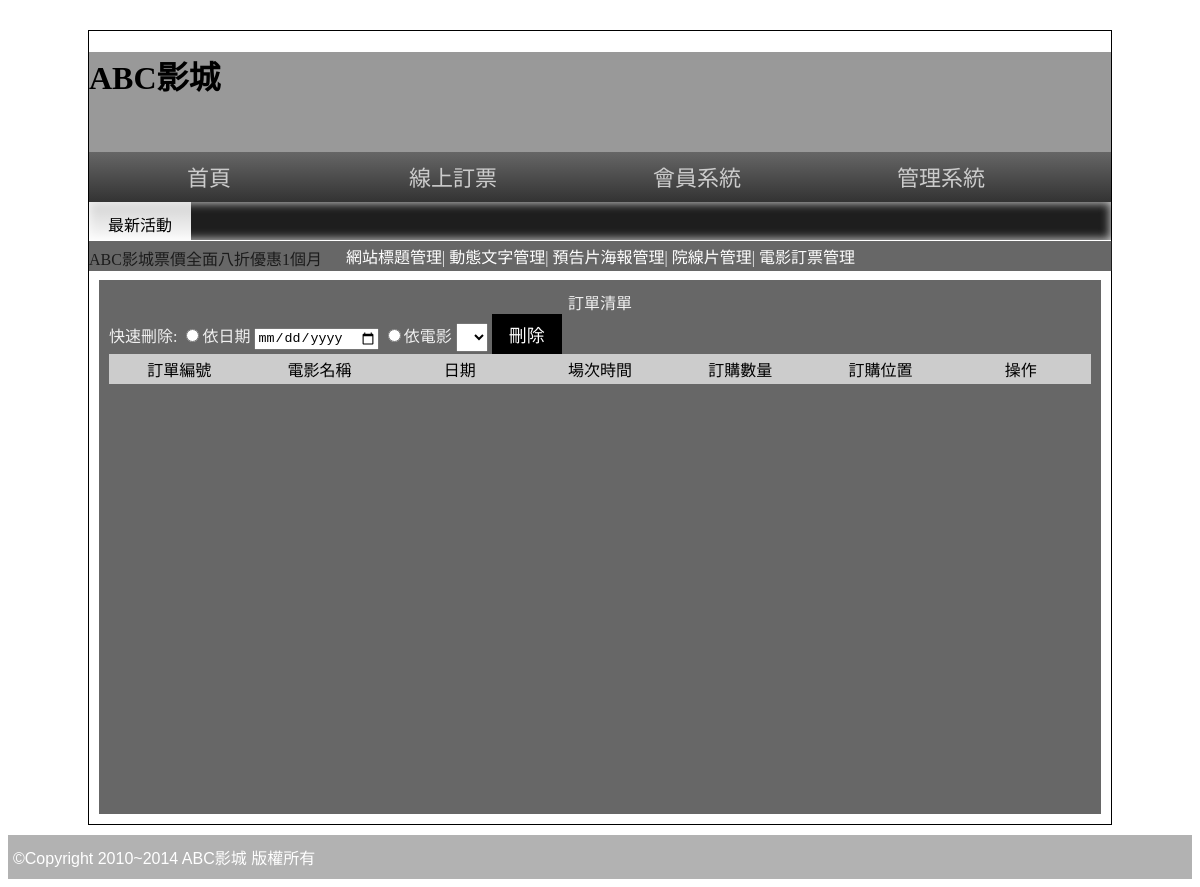
The page /backend.php?do=order (signed in) on the database as committed earlier.
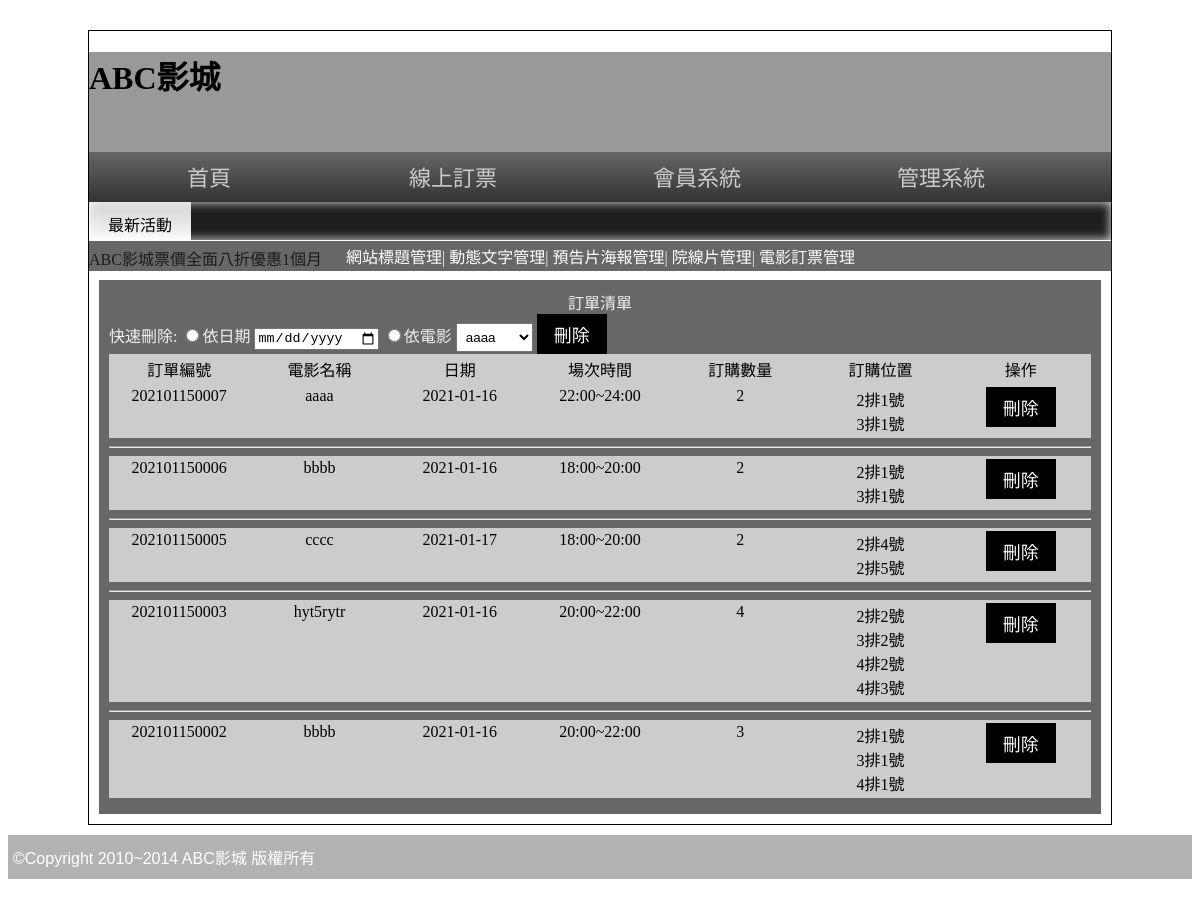
The same page on the database as committed later.
### tables this page shows
CREATE TABLE `orders` (
  `id` int(11) UNSIGNED NOT NULL,
  `num` varchar(12) NOT NULL,
  `movie` text NOT NULL,
  `date` date NOT NULL,
  `session` text NOT NULL,
  `seats` text NOT NULL,
  `qt` int(2) UNSIGNED NOT NULL
);

### base.php (called while the page is built, shortened)
<?php
$Movie=new DB('movie');
$Orders=new DB('orders');
class DB{
    protected $dsn="mysql:host=localhost;dbname=db11;charset=utf8";
    protected $table="";
    protected $pdo="";
    function __construct($table){
        $this->table=$table;
        $this->pdo=new PDO($this->dsn,"root","");
    }
    function all(...$arg){
        $sql="select * from $this->table ";
        if(isset($arg[0])){
            if(is_array($arg[0])){
                foreach($arg[0] as $key => $value){
                    $tmp[]=sprintf("`%s`='%s'",$key,$value);
                }
                $sql .= " where " . implode(" && ",$tmp);
            }else{
                $sql .= $arg[0];
            }
        }
        return $this->pdo->query($sql)->fetchAll();
    }
    function q($sql){
        return $this->pdo->query($sql)->fetchALL();
    }
}
?>

### back/order.php (the view, shortened to what this page needs)
<div class="rb tab" style="width:98%">
  <div class="ct">訂單清單</div>
  <div class="q-del">
    快速刪除:
    <input type="radio" name="type" value="date">依日期
    <input type="date" name="date" id="date">
    <input type="radio" name="type" value="movie">依電影
    <select name="movie" id="movie">
      <?php
        $movies=$Movie->q("select `movie` from `orders` group by `movie`");
        foreach($movies as $movie){
          echo "<option value='{$movie['movie']}'>{$movie['movie']}</option>";
        }
      ?>
    </select>
    <button onclick="qDel()">刪除</button>
  </div>
  <div class="ord-header">
    <div>訂單編號</div>
    <div>電影名稱</div>
    <div>日期</div>
    <div>場次時間</div>
    <div>訂購數量</div>
    <div>訂購位置</div>
    <div>操作</div>
  </div>
<div class="ord-list">
<?php
$ords=$Orders->all(" order by num desc");
foreach($ords as $ord){
?>
  <div class="ord-item">
    <div><?=$ord['num'];?></div>
    <div><?=$ord['movie'];?></div>
    <div><?=$ord['date'];?></div>
    <div><?=$ord['session'];?></div>
    <div><?=$ord['qt'];?></div>
    <div><?php
            $seats=unserialize($ord['seats']);
            foreach($seats as $seat){
                echo (floor($seat/5)+1)."排".($seat%5+1)."號<br>";
            }
            ?></div>
            <div><button onclick="del('orders',<?=$ord['id'];?>)">刪除</button></div>
        </div>
  <hr>
  <?php
  }
  ?>
  </div>
  </div>
</div>

Rows that differ between the two databases and show on the page:
added orders: num "202101150007", movie "aaaa", date "2021-01-16", session "22:00~24:00", qt "2", floor($seat/5)+1 "2", $seat%5+1 "1", floor($seat/5)+1 "3"
added orders: num "202101150006", movie "bbbb", date "2021-01-16", session "18:00~20:00", qt "2", floor($seat/5)+1 "2", $seat%5+1 "1", floor($seat/5)+1 "3"
added orders: num "202101150005", movie "cccc", date "2021-01-17", session "18:00~20:00", qt "2", floor($seat/5)+1 "2", $seat%5+1 "4", $seat%5+1 "5"
added orders: num "202101150003", movie "hyt5rytr", date "2021-01-16", session "20:00~22:00", qt "4", floor($seat/5)+1 "2", $seat%5+1 "2", floor($seat/5)+1 "3", floor($seat/5)+1 "4", $seat%5+1 "3"
added orders: num "202101150002", movie "bbbb", date "2021-01-16", session "20:00~22:00", qt "3", floor($seat/5)+1 "2", $seat%5+1 "1", floor($seat/5)+1 "3", floor($seat/5)+1 "4"
Other text that changed with them:
form field movie: (not shown) → "aaaa"
